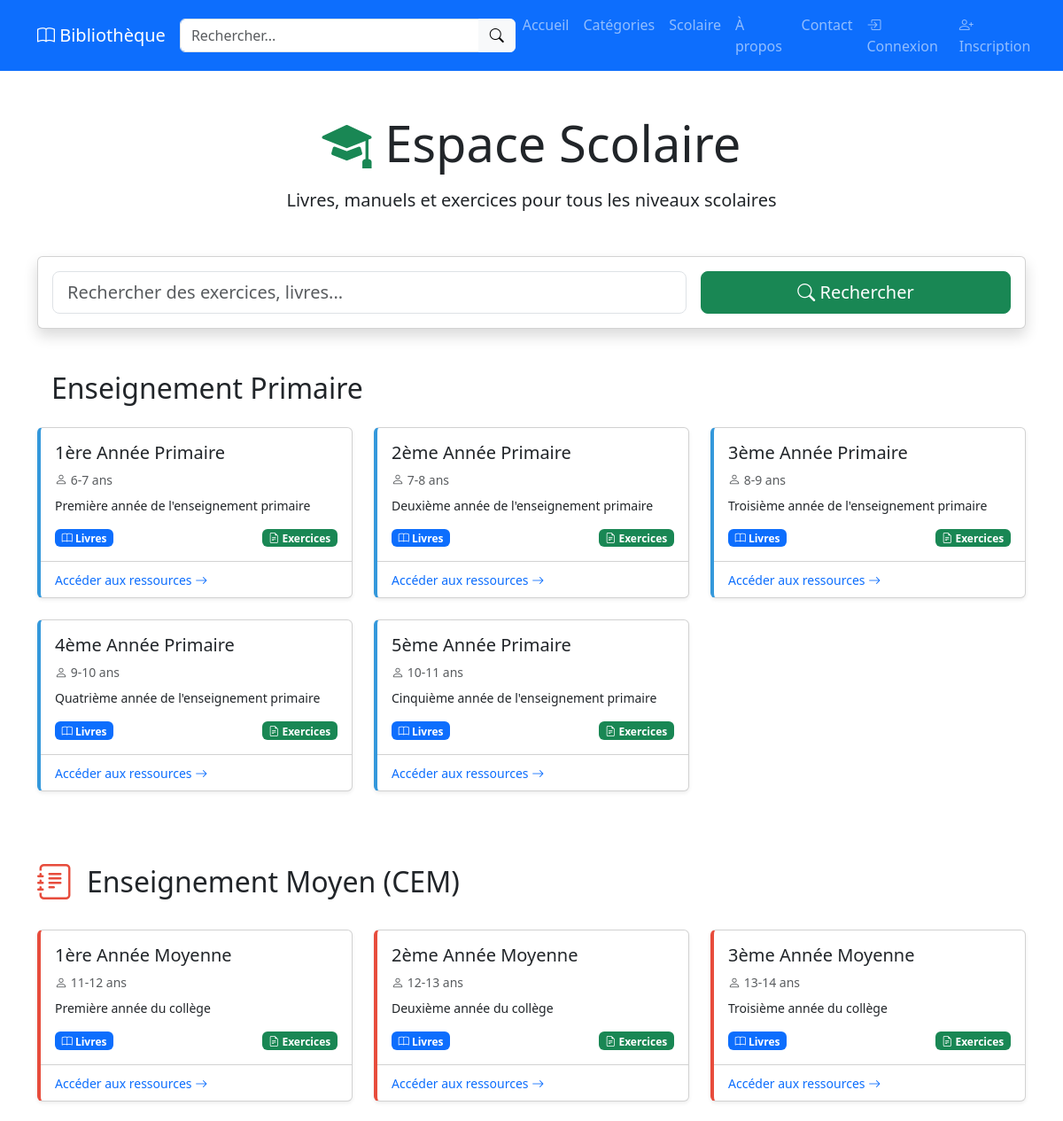
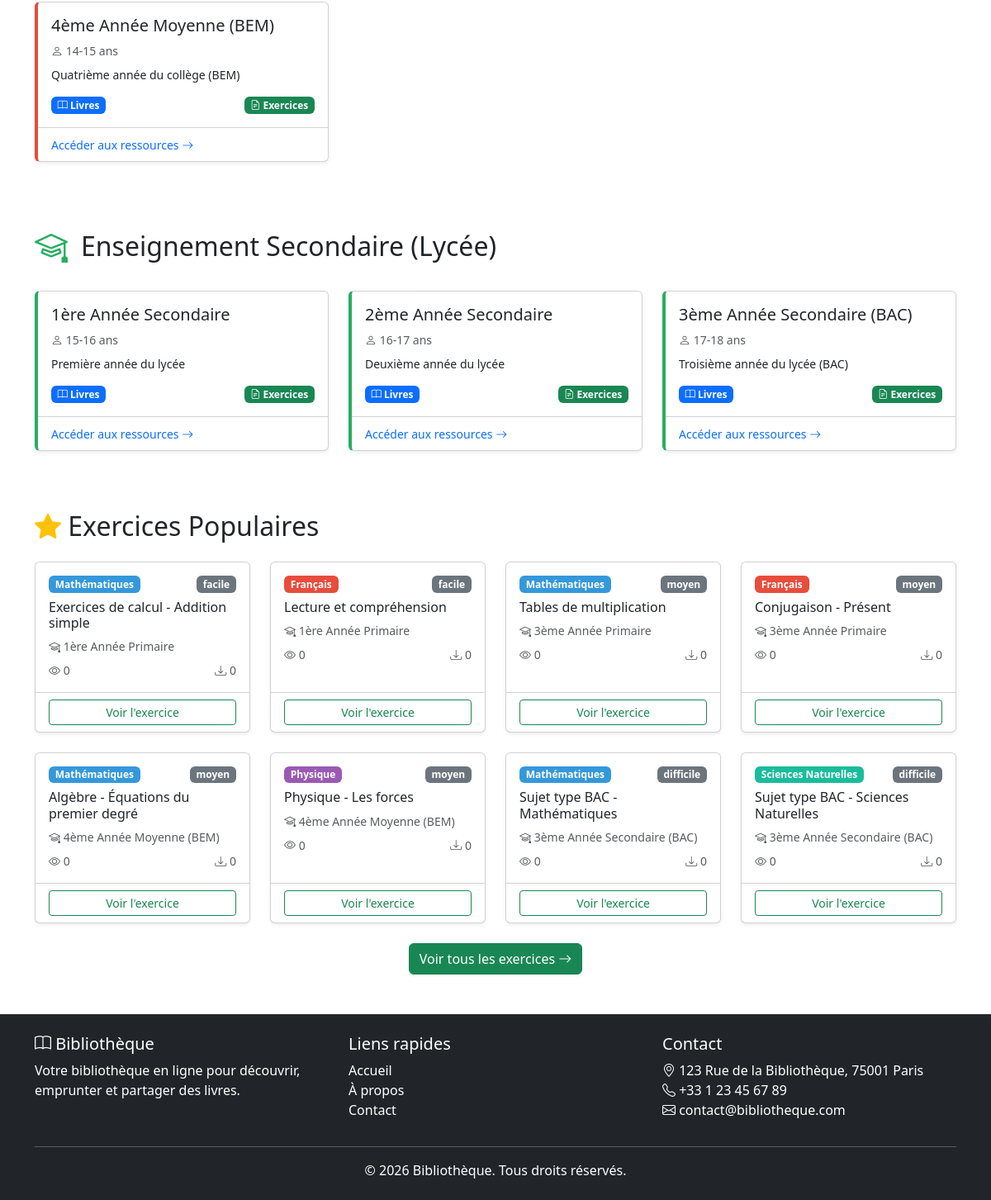
The app's page /school with its own data (2 pictures, top to bottom).
### tables this page shows
CREATE TABLE school_levels
        (
            id INT
            UNSIGNED AUTO_INCREMENT PRIMARY KEY,
    name VARCHAR
            (100) NOT NULL,
    slug VARCHAR
            (100) NOT NULL UNIQUE,
    level_order INT NOT NULL,
    category_id INT UNSIGNED,
    description TEXT,
    age_range VARCHAR
            (50),
    status ENUM
            ('active', 'inactive') DEFAULT 'active',
    created_at TIMESTAMP DEFAULT CURRENT_TIMESTAMP,
    updated_at TIMESTAMP DEFAULT CURRENT_TIMESTAMP ON
            UPDATE CURRENT_TIMESTAMP,
    FOREIGN KEY
            (category_id) REFERENCES categories
            (id) ON
            DELETE
            SET NULL
            ,
    INDEX idx_level_order
            (level_order),
    INDEX idx_status
            (status)
);

CREATE TABLE exercises
                                                                    (
                                                                        id INT
                                                                        UNSIGNED AUTO_INCREMENT PRIMARY KEY,
    title VARCHAR
                                                                        (255) NOT NULL,
    description TEXT,
    school_level_id INT UNSIGNED NOT NULL,
    subject_id INT UNSIGNED NOT NULL,
    book_id INT UNSIGNED,
    difficulty ENUM
                                                                        ('facile', 'moyen', 'difficile') DEFAULT 'moyen',
    duration_minutes INT,
    file_path VARCHAR
                                                                        (255),
    file_type ENUM
                                                                        ('pdf', 'doc', 'docx', 'image') DEFAULT 'pdf',
    has_solutions TINYINT
                                                                        (1) DEFAULT 0,
    solutions_file VARCHAR
                                                                        (255),
    view_count INT UNSIGNED DEFAULT 0,
    download_count INT UNSIGNED DEFAULT 0,
    status ENUM
                                                                        ('active', 'inactive') DEFAULT 'active',
    created_by INT UNSIGNED,
    created_at TIMESTAMP DEFAULT CURRENT_TIMESTAMP,
    updated_at TIMESTAMP DEFAULT CURRENT_TIMESTAMP ON
                                                                        UPDATE CURRENT_TIMESTAMP,
    FOREIGN KEY
                                                                        (school_level_id) REFERENCES school_levels
                                                                        (id) ON
                                                                        DELETE CASCADE,
    FOREIGN KEY (subject_id)
                                                                        REFERENCES school_subjects
                                                                        (id) ON
                                                                        DELETE CASCADE,
    FOREIGN KEY (book_id)
                                                                        REFERENCES books
                                                                        (id) ON
                                                                        DELETE
                                                                        SET NULL
                                                                        ,
    FOREIGN KEY
                                                                        (created_by) REFERENCES users
                                                                        (id) ON
                                                                        DELETE
                                                                        SET NULL
                                                                        ,
    INDEX idx_level_subject
                                                                        (school_level_id, subject_id),
    INDEX idx_difficulty
                                                                        (difficulty),
    INDEX idx_status
                                                                        (status),
    FULLTEXT idx_exercises_search
                                                                        (title, description)
);

CREATE TABLE school_subjects
            (
                id INT
                UNSIGNED AUTO_INCREMENT PRIMARY KEY,
    name VARCHAR
                (100) NOT NULL,
    slug VARCHAR
                (100) NOT NULL UNIQUE,
    description TEXT,
    icon VARCHAR
                (50),
    color VARCHAR
                (20),
    display_order INT DEFAULT 0,
    status ENUM
                ('active', 'inactive') DEFAULT 'active',
    created_at TIMESTAMP DEFAULT CURRENT_TIMESTAMP,
    updated_at TIMESTAMP DEFAULT CURRENT_TIMESTAMP ON
                UPDATE CURRENT_TIMESTAMP,
    INDEX idx_slug (slug)
                );

### views/school/index.php (the view, shortened to what the rows shown need)
<?php
require_once ROOT_PATH . '/views/layouts/header.php';
?>
<div class="container my-5">
    <div class="text-center mb-5">
        <h1 class="display-4 mb-3">
            <i class="bi bi-mortarboard-fill text-success"></i> Espace Scolaire
        </h1>
    </div>
    <?php foreach ($levelsByCycle as $cycle => $levels): ?>
        <?php if (!empty($levels)): ?>
            <section class="mb-5">
                <?php
                $cycleInfo = match($cycle) {
                    'primaire' => ['title' => 'Enseignement Primaire', 'icon' => 'bi-backpack', 'color' => '#3498db'],
                    'moyenne' => ['title' => 'Enseignement Moyen (CEM)', 'icon' => 'bi-journal-text', 'color' => '#e74c3c'],
                    'secondaire' => ['title' => 'Enseignement Secondaire (Lycée)', 'icon' => 'bi-mortarboard', 'color' => '#27ae60'],
                    default => ['title' => $cycle, 'icon' => 'bi-book', 'color' => '#95a5a6']
                };
                ?>
                <div class="d-flex align-items-center mb-4">
                    <i class="<?php echo $cycleInfo['icon']; ?> me-3"
                       style="font-size: 2.5rem; color: <?php echo $cycleInfo['color']; ?>"></i>
                    <h2 class="mb-0"><?php echo $cycleInfo['title']; ?></h2>
                </div>
                <div class="row">
                    <?php foreach ($levels as $level): ?>
                        <div class="col-md-6 col-lg-4 mb-4">
                            <a href="<?php echo url('/school/level?slug=' . $level['slug']); ?>"
                               class="text-decoration-none">
                                <div class="card h-100 shadow-sm hover-lift"
                                     style="border-left: 4px solid <?php echo $cycleInfo['color']; ?>">
                                    <div class="card-body">
                                        <h5 class="card-title"><?php echo escape($level['name']); ?></h5>
                                        <p class="text-muted small mb-2">
                                            <i class="bi bi-person"></i> <?php echo escape($level['age_range']); ?>
                                        </p>
                                        <p class="card-text small"><?php echo escape($level['description']); ?></p>
                                        <div class="d-flex justify-content-between mt-3">
                                            <span class="badge bg-primary">
                                                <i class="bi bi-book"></i> Livres
                                            </span>
                                            <span class="badge bg-success">
                                                <i class="bi bi-file-earmark-text"></i> Exercices
                                            </span>
                                        </div>
                                    </div>
                                    <div class="card-footer bg-transparent">
                                        <small class="text-primary">
                                            Accéder aux ressources <i class="bi bi-arrow-right"></i>
                                        </small>
                                    </div>
                                </div>
                            </a>
                        </div>
                    <?php endforeach; ?>
                </div>
            </section>
        <?php endif; ?>
    <?php endforeach; ?>
    <?php if (!empty($popularExercises)): ?>
        <section class="mb-5">
            <h2 class="mb-4"><i class="bi bi-star-fill text-warning"></i> Exercices Populaires</h2>
            <div class="row">
                <?php foreach ($popularExercises as $exercise): ?>
                    <div class="col-md-3 mb-4">
                        <div class="card h-100 shadow-sm">
                            <div class="card-body">
                                <div class="d-flex justify-content-between align-items-start mb-2">
                                    <span class="badge" style="background-color: <?php echo $exercise['subject_color']; ?>">
                                        <?php echo escape($exercise['subject_name']); ?>
                                    </span>
                                    <span class="badge bg-secondary"><?php echo escape($exercise['difficulty']); ?></span>
                                </div>
                                <h6 class="card-title"><?php echo truncate($exercise['title'], 60); ?></h6>
                                <p class="text-muted small mb-2">
                                    <i class="bi bi-mortarboard"></i> <?php echo escape($exercise['level_name']); ?>
                                </p>
                                <div class="d-flex justify-content-between text-muted small">
                                    <span><i class="bi bi-eye"></i> <?php echo $exercise['view_count']; ?></span>
                                    <span><i class="bi bi-download"></i> <?php echo $exercise['download_count']; ?></span>
                                </div>
                            </div>
                            <div class="card-footer bg-transparent">
                                <a href="<?php echo url('/school/exercise?id=' . $exercise['id']); ?>"
                                   class="btn btn-sm btn-outline-success w-100">
                                    Voir l'exercice
                                </a>
                            </div>
                        </div>
                    </div>
                <?php endforeach; ?>
            </div>
        </section>
    <?php endif; ?>
</div>
<?php require_once ROOT_PATH . '/views/layouts/footer.php'; ?>

### records on screen
school_levels: name "1ère Année Primaire", age_range "6-7 ans", description "Première année de l'enseignement primaire"
school_levels: name "2ème Année Primaire", age_range "7-8 ans", description "Deuxième année de l'enseignement primaire"
school_levels: name "3ème Année Primaire", age_range "8-9 ans", description "Troisième année de l'enseignement primaire"
school_levels: name "4ème Année Primaire", age_range "9-10 ans", description "Quatrième année de l'enseignement primaire"
school_levels: name "5ème Année Primaire", age_range "10-11 ans", description "Cinquième année de l'enseignement primaire"
school_levels: name "1ère Année Moyenne", age_range "11-12 ans", description "Première année du collège"
school_levels: name "2ème Année Moyenne", age_range "12-13 ans", description "Deuxième année du collège"
school_levels: name "3ème Année Moyenne", age_range "13-14 ans", description "Troisième année du collège"
school_levels: name "4ème Année Moyenne (BEM)", age_range "14-15 ans", description "Quatrième année du collège (BEM)"
school_levels: name "1ère Année Secondaire", age_range "15-16 ans", description "Première année du lycée"
school_levels: name "2ème Année Secondaire", age_range "16-17 ans", description "Deuxième année du lycée"
school_levels: name "3ème Année Secondaire (BAC)", age_range "17-18 ans", description "Troisième année du lycée (BAC)"
exercises: subject.name "Mathématiques", difficulty "facile", title "Exercices de calcul - Addition simple", school_level.name "1ère Année Primaire", view_count "0", download_count "0"
exercises: subject.name "Français", difficulty "facile", title "Lecture et compréhension", school_level.name "1ère Année Primaire", view_count "0", download_count "0"
exercises: subject.name "Mathématiques", difficulty "moyen", title "Tables de multiplication", school_level.name "3ème Année Primaire", view_count "0", download_count "0"
exercises: subject.name "Français", difficulty "moyen", title "Conjugaison - Présent", school_level.name "3ème Année Primaire", view_count "0", download_count "0"
exercises: subject.name "Mathématiques", difficulty "moyen", title "Algèbre - Équations du premier degré", school_level.name "4ème Année Moyenne (BEM)", view_count "0", download_count "0"
exercises: subject.name "Physique", difficulty "moyen", title "Physique - Les forces", school_level.name "4ème Année Moyenne (BEM)", view_count "0", download_count "0"
exercises: subject.name "Mathématiques", difficulty "difficile", title "Sujet type BAC - Mathématiques", school_level.name "3ème Année Secondaire (BAC)", view_count "0", download_count "0"
exercises: subject.name "Sciences Naturelles", difficulty "difficile", title "Sujet type BAC - Sciences Naturelles", school_level.name "3ème Année Secondaire (BAC)", view_count "0", download_count "0"

### other values on screen
APP_NAME "Bibliothèque"
$cycleInfo['title'] "Enseignement Primaire"
$cycleInfo['title'] "Enseignement Moyen (CEM)"
$cycleInfo['title'] "Enseignement Secondaire (Lycée)"
